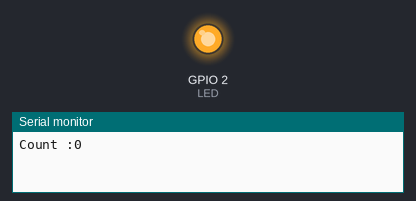
Recording of a program running on a simulated ESP32. On the bench: output pins drawn as LEDs (lit = HIGH), the last lines printed to the serial monitor.

Above: at 0.05 s.
At 15.0 s:
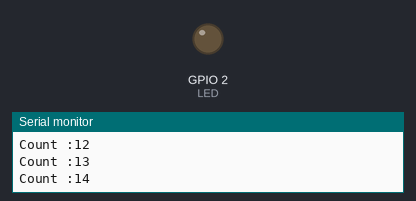
Timing chart, 0 to 26.1 s (numbered marks = the images above):
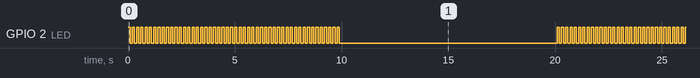

Measured:
- by itself, GPIO 2 (LED): repeats every 20.1 s: HIGH 0.10 s, LOW 10.2 s, 49 × (HIGH 0.10 s, LOW 0.10 s)
- by itself, everything shown: repeats every 20.0 s, in 34 steps

The program:

main.cpp
```cpp
#include <Arduino.h>

#include "FreeRTOS.h"
#include "freertos\task.h"

#define LED (2)

void TaskBlinkLED (void *pvParameters);
void TaskCount (void *pvParameters);

void setup()
{
	// put your setup code here, to run once:
	TaskHandle_t handleTaskBlinkLED;

	xTaskCreate(TaskBlinkLED, "TaskBlinkLED", configMINIMAL_STACK_SIZE, NULL, 1, &handleTaskBlinkLED);
	xTaskCreate(TaskCount, "TaskCount", configMINIMAL_STACK_SIZE + 1000, handleTaskBlinkLED, 2, NULL);
}

void loop()
{
	// put your main code here, to run repeatedly:
	vTaskDelay(pdMS_TO_TICKS(portMAX_DELAY));
}

void TaskBlinkLED (void *pvParameters)
{
	(void)pvParameters;

	pinMode(LED, OUTPUT);

	while (1)
	{
		digitalWrite(LED, HIGH);
		vTaskDelay(pdMS_TO_TICKS(100));
		digitalWrite(LED, LOW);
		vTaskDelay(pdMS_TO_TICKS(100));
	}
}

void TaskCount (void *pvParameters)
{
	uint8_t count = 0;
	TaskHandle_t handleTask = (TaskHandle_t)pvParameters;

	Serial.begin(9600);

	while (1)
	{

		Serial.printf("Count :%d\r\n", count);
		++count;
		vTaskDelay(pdMS_TO_TICKS(1000));

		if (count == 10)
		{
			Serial.printf("Suspendendo a TaskBlinkLED...\r\n");
			vTaskSuspend(handleTask);
			digitalWrite(LED, LOW);
		}

		if (count == 20)
		{
			Serial.printf("Retomando a TaskBlinkLED...\r\n");
			vTaskResume(handleTask);
			count = 0;
		}
	}
}
```
